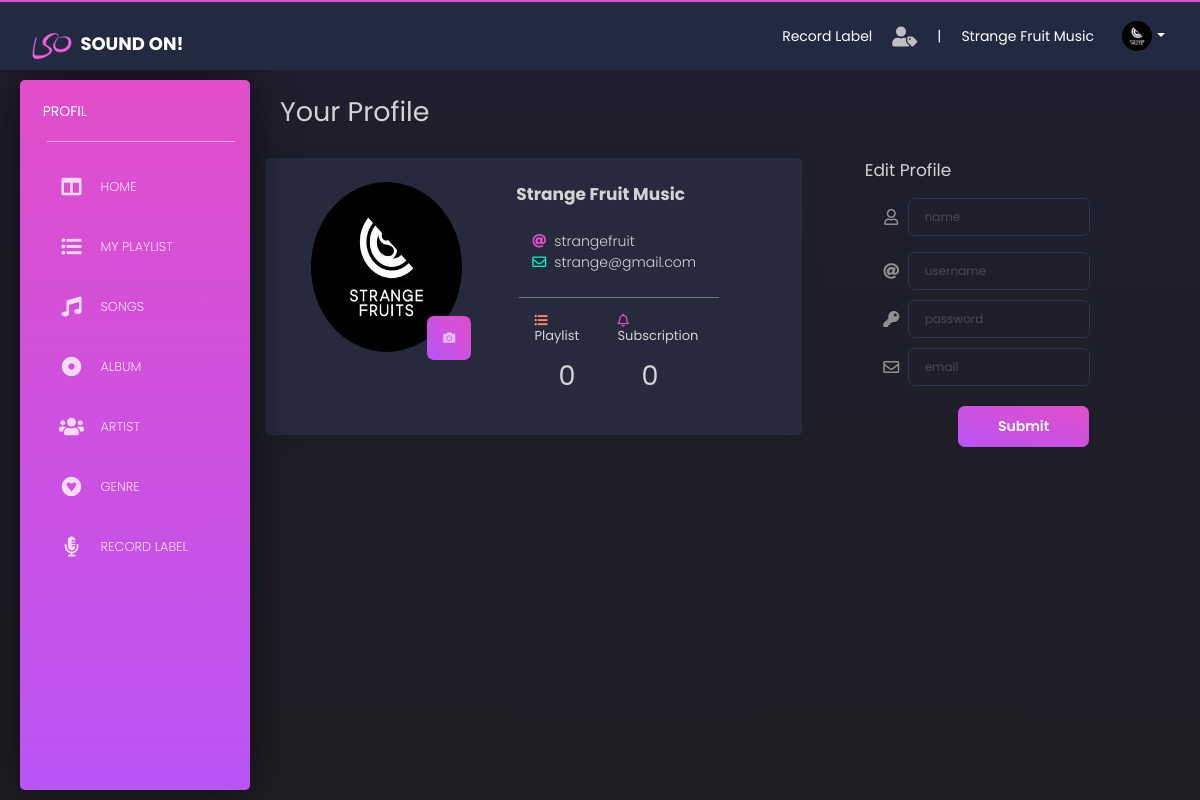
The app's page /content.php?module=profil (signed in) with its own data.
### tables this page shows
CREATE TABLE `user` (
  `id_user` int(11) NOT NULL,
  `username` varchar(50) NOT NULL,
  `password` varchar(32) NOT NULL,
  `nama` varchar(50) NOT NULL,
  `email` varchar(50) NOT NULL,
  `foto` varchar(100) NOT NULL DEFAULT 'default.jpg',
  `level` enum('user','label','admin') NOT NULL
);

### tables/profil.php (the view, shortened to what this page needs)
<?php error_reporting(E_ALL ^ (E_NOTICE | E_WARNING));
$level=$_SESSION["level"];
if($level=="admin" or $level=="label" or $level=="user"){
    $result1=mysqli_query($con,"select count(id_playlist) from playlist where id_user=$_SESSION[id]");
    $row1=mysqli_fetch_assoc($result1);
    $totalPlaylist=$row1["count(id_playlist)"];
    $result2=mysqli_query($con,"select count(id_subscribe) from subscription where id_user=$_SESSION[id]");
    $row2=mysqli_fetch_assoc($result2);
    $totalSubscription=$row2["count(id_subscribe)"];
    ?>
    <?php
    $proses='proses/prosesProfil.php';
    switch($_GET["act"]){
        default:
            ?>
            <div class="row">
                <div class="col-6">
                    <h2 class="mt-3">Your Profile</h2>
                </div>
            </div>
            <div class="row">
            <div class="col-7 card">
                    <div class="row ml-3 mr-3">
                    <?php
                        $query = "SELECT * from user where id_user=$_SESSION[id]";
                        $result = mysqli_query($con, $query);
                        if (mysqli_num_rows($result) > 0){
                            while($row = mysqli_fetch_assoc($result)){
                                ?>
                                <div class="col-11 mt-4" id=<?php echo $row["id_user"]; ?>>
                                <div class="row">
                                <div class="col-5">
                                <form action="<?php echo $proses; ?>?module=profil&act=updateFoto" method="POST" enctype="multipart/form-data" id="formFoto">
                                    <img class="card-img-top rounded-circle" width="100%" height="170px" src="images/profil/<?php echo $row["foto"];?>" alt="Cover Image">
                                    <label for="foto" class="btn btn-primary p-3" style="position:absolute; right:5; bottom:24%;">
                                        <i class="fas fa-camera"></i>
                                    </label>
                                </form>
                                </div>
                                <div class="col-6 ml-4">
                                    <div class="row">
                                        <div class="col-12">
                                            <h4 class="card-title mb-2 text-capitalize"><strong><?php echo $row["nama"]; ?></strong></h4>
                                            <p class="ml-3 mt-4 mb-0">
                                                <i class="fas fa-at text-primary mr-2"></i><?php echo $row["username"]; ?>
                                            </p>
                                            <p class="ml-3 mb-2">
                                            <i class="far fa-envelope text-success mr-2"></i><?php echo $row["email"]; ?>
                                            </p>
                                        </div>
                                    </div>
                                    <div class="row mt-3">
                                        <div class="col-11 pt-3 offset-1 border-top border-secondary">
                                            <div class="row">
                                                <div class="col-5">
                                                    <h5><i class="fas fa-list-ul text-warning mr-2"></i>Playlist</h5>
                                                    <h2 class="ml-4"><?php echo $totalPlaylist; ?></h2>
                                                </div>
                                                <div class="col-7">
                                                    <h5><i class="far fa-bell text-primary mr-2"></i>Subscription</h5>
                                                    <h2 class="ml-4"></i><?php echo $totalSubscription; ?></h2>
                                                </div>
                                            </div>
                                        </div>
                                    </div>
                                </div>
                                </div>
                                    <?php ;
                                }
                            }else{
                                ?><div class="col-12 text-center mb-5">Empty</div><?php
                            }
                            ?>
                        </div>
                </div>
                </div>
                <div class="col-4 ml-5">
                    <div class="row">
                        <div class="col-12">
                            <h4>Edit Profile</h2>
                        </div>
                        <div class="col-10">
                            <form class="form-signin" action="<?php echo $proses; ?>?module=profil&act=update" method="POST" enctype="multipart/form-data">
                                <div class="form-group mb-3">
                                    <div class="input-group-prepend">
                                    <span class="input-group-text border-0 mr-2">
                                        <i class="far fa-user"></i>
                                    </span>
                                    <input type="text" name="nama" class="form-control" placeholder="name">
                                    </div>
                                </div>
                                <div class="form-group">
                                    <div class="input-group-prepend">
                                    <span class="input-group-text border-0 mr-2">
                                        <i class="fas fa-at"></i>
                                    </span>
                                    <input type="text" name="username" class="form-control" placeholder="username">
                                    </div>
                                </div>
                                <div class="form-group">
                                    <div class="input-group-prepend">
                                    <span class="input-group-text border-0 mr-2">
                                        <i class="fas fa-key"></i>
                                    </span>
                                    <input type="password" name="password" class="form-control" placeholder="password">
                                    </div>
                                </div>
                                <div class="form-group">
                                    <div class="input-group-prepend">
                                    <span class="input-group-text border-0 mr-2">
                                        <i class="far fa-envelope"></i>
                                    </span>
                                    <input type="email" name="email" class="form-control" placeholder="email">
                                    </div>
                                </div>
                                <div class="form-row mt-3">
                                    <div class="col-md-12 text-right">
                                        <button class="btn btn-primary" type="submit" name="submit">Submit</button>
                                    </div>
                                </div>
                            </form>
                        </div>
                        </div>
                    </div>
                </div>
            </div>
            <?php
                break;
                }
            ?>
<?php
}else if($level==""){
  ?><script>alert("Log In First");document.location.href="../index.php";</script><?php
}
else{
  ?><script>alert("Access Denied");document.location.href="../logout.php";</script><?php
}

### content.php (shortened to what this page needs)
<?php
include 'config/koneksi.php';
$level=$_SESSION["level"];
if($level=="admin" or $level=="label" or $level=="user"){
    $query1="select * from user where id_user='$_SESSION[id]'";
    $result1 = mysqli_query($con, $query1);
    if(mysqli_num_rows($result1) == 1) {
      $row1 = mysqli_fetch_assoc($result1);
      $namaUser=$row1["nama"];
      $foto=$row1["foto"];
    }
    ?>
    <head>
      <?php include 'header.php'?>
    </head>
    <body class="text-white">
      <div class="main-panel">
        <div class="sidebar">
          <div class="sidebar-wrapper">
            <div class="logo">
              <span class="simple-text logo-normal">
                <?php echo $_GET["module"]; ?>
              </span>
            </div>
            <ul class="nav" style="font-size:18">
              <li>
                <a href="?module=home">
                  <i class="fas fa-columns"></i>
                  <p>Home</p>
                </a>
              </li>
              <li>
                <a href="?module=playlist">
                <i class="fas fa-list-ul"></i>
                  <p>My Playlist</p>
                </a>
              </li>
              <li>
                <a href="?module=lagu">
                <i class="fas fa-music"></i>
                  <p>Songs</p>
                </a>
              </li>
              <li>
                <a href="?module=album">
                <i class="fas fa-dot-circle"></i>
                  <p>Album</p>
                </a>
              </li>
              <li>
                <a href="?module=artis">
                <i class="fas fa-users"></i>
                  <p>Artist</p>
                </a>
              </li>
              <li>
                <a href="?module=genre">
                  <i class="fab fa-gratipay"></i>
                  <p>Genre</p>
                </a>
              </li>
              <li>
                <a href="?module=label">
                <i class="fas fa-microphone-alt"></i>
                  <p>Record Label</p>
                </a>
              </li>
            </ul>
          </div>
        </div>
        <nav class="navbar navbar-expand-lg fixed-top bg-dark">
                <div class="container-fluid m-0 p-0">
                  <div class="navbar-wrapper">
                    <a class="navbar-brand" href="#pablo">
                        <img src="images/logo.png" width="40" height="40" class="d-inline-block align-middle mr-1" alt="">
                        <span style="font-size:18"><b><strong>Sound On!</strong></b></span>
                    </a>
                  </div>
                  <div class="collapse navbar-collapse" id="navigation">
                    <ul class="navbar-nav ml-auto d-flex align-items-center">
                    <?php
                        if($level=="admin"){
                          ?>
                            <li>Admin</li>
                            <li><i class="fas fa-user-cog"></i></li>
                            <li>|</li>
                          <?php
                        }
                        else if($level=="label"){
                          ?>
                            <li>Record Label</li>
                            <li><i class="fas fa-user-tag" style="color:#bfbfbf;"></i></li>
                            <li>|</li>
                          <?php
                        }
                      ?>
                      <li><?php echo $namaUser; ?></li>
                      <li class="dropdown">
                        <a href="#" class="dropdown-toggle nav-link" data-toggle="dropdown">
                          <div class="photo d-flex">
                            <img src="images/profil/<?php echo $foto; ?>">
                          </div>
                          <b class="caret d-none d-lg-block d-xl-block"></b>
                        </a>
                      </li>
                    </ul>
                  </div>
                </div>
              </nav>
              <div class="content">
                <div>
                  <?php include 'navigator.php'?>
                </div>
              </div>
      </body>
  </html>
<?php
}else if($level==""){
  ?><script>alert("Log In First");document.location.href="index.php";</script><?php
}
else{
  ?><script>alert("Access Denied");document.location.href="logout.php";</script><?php
}

### css/style.css (style rules this page uses)
.sidebar { z-index: 2 !important; }
* { transition: 0.3s; }
.navbar-nav i { color:#bfbfbf; }
.sidebar-wrapper { padding-left: 5% !important; }

### records on screen
user: nama "Strange Fruit Music", foto (picture), username "strangefruit", email "strange@gmail.com", totalPlaylist "0", totalSubscription "0"

### other values on screen
$_GET["module"] "PROFIL"
